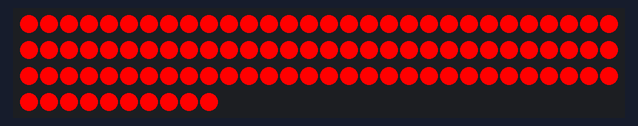
Bench run of a program on a simulated ESP32 board running MicroPython. On the bench: 100 RGB LEDs in strip order, left to right, continuing on the next row. At 0.0 s the program stops and its outputs stay as they are.

Above: at 0.1 s.

The program:

neopixel_test.py
```python
'''
Testskript für 100 Stk. WS2812B LEDs

Dokumentation: https://docs.micropython.org/en/latest/library/neopixel.html

Verkabelung:
Leuchstreifen ... ESP32
+5V .............. Vin
D0 ............... D13
GND .............. GND
'''

import machine
import time
import neopixel

anzahlLeds = 100
leuchtstreifenPin = machine.Pin(13, machine.Pin.OUT)
n = neopixel.NeoPixel(leuchtstreifenPin, anzahlLeds)

farbeRot = (255,0,0)

# initialzustand
for i in range(anzahlLeds):
    n[i] = farbeRot
n.write() # Daten uebertragen
```
